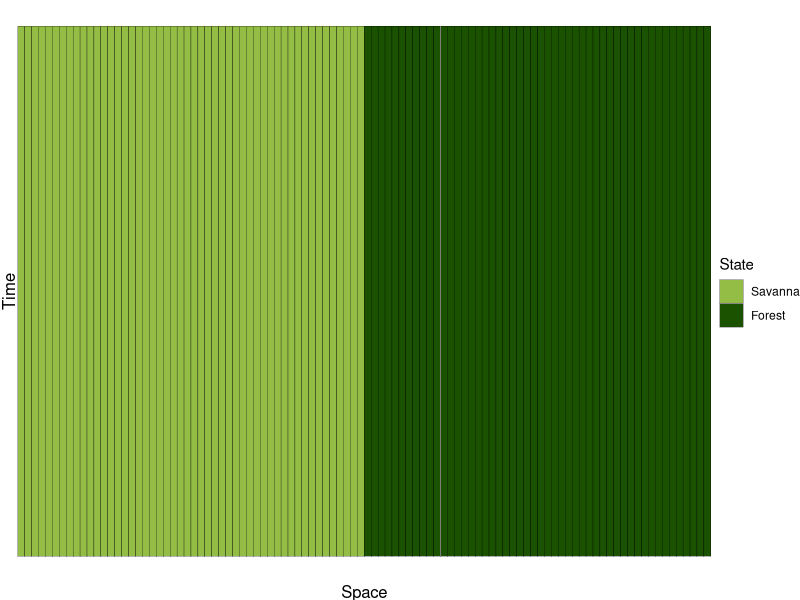
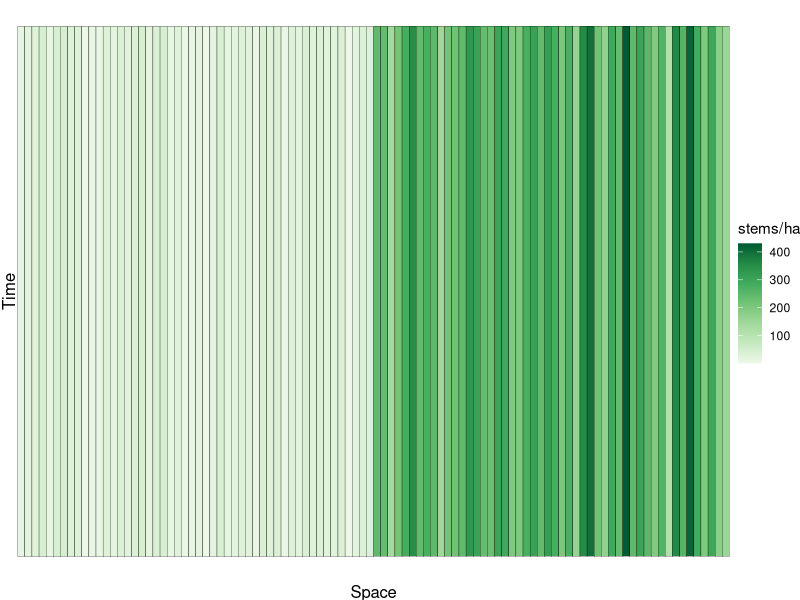
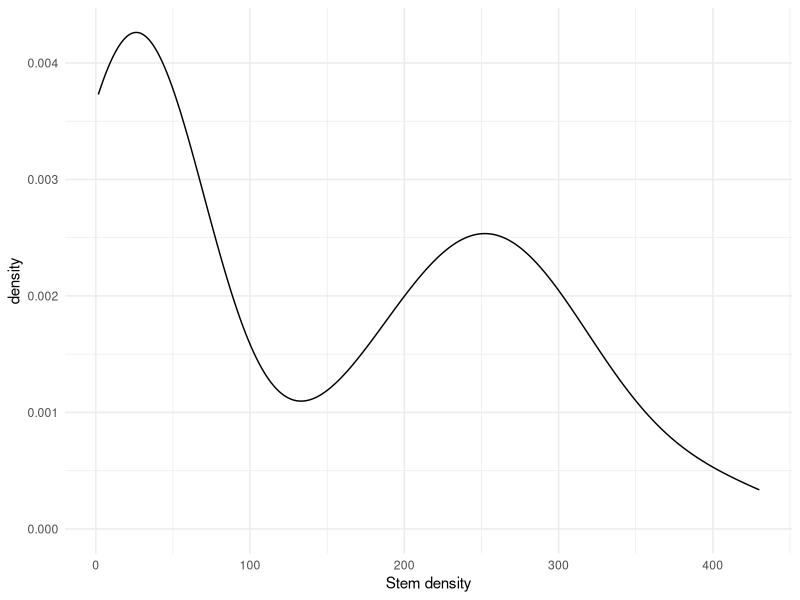
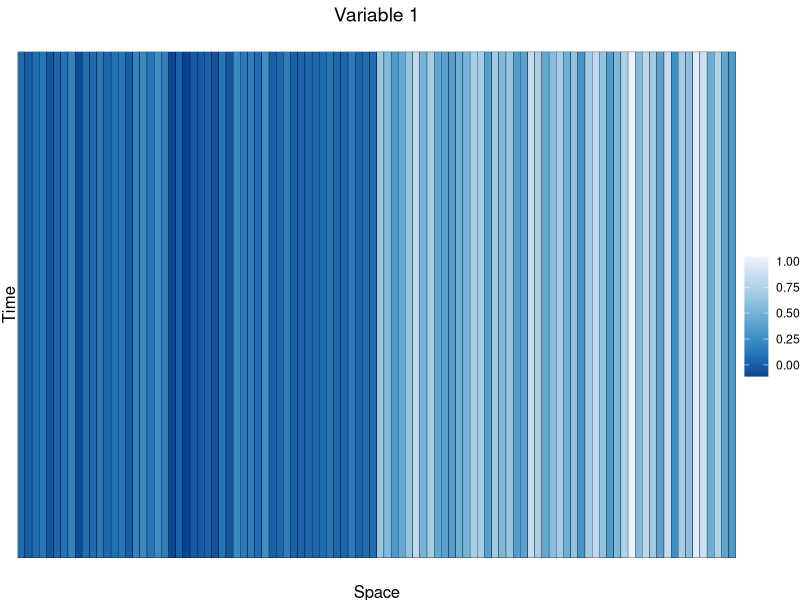
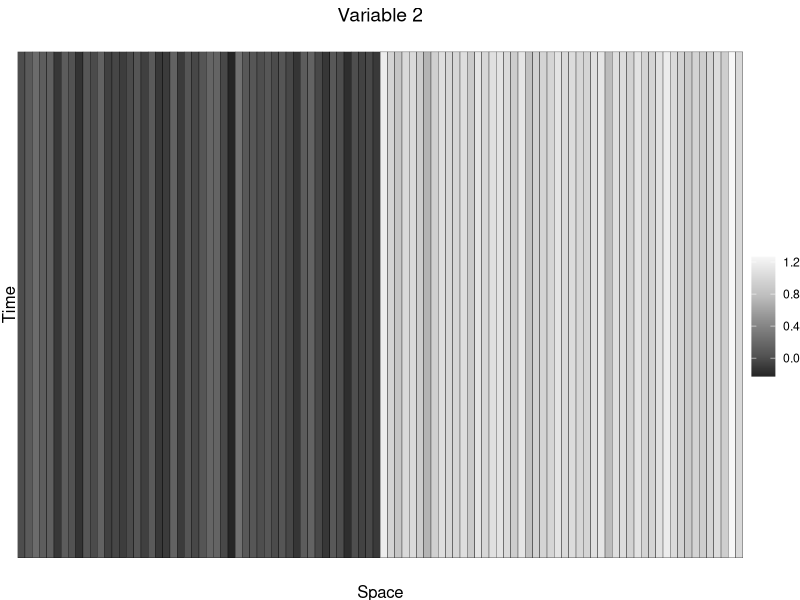
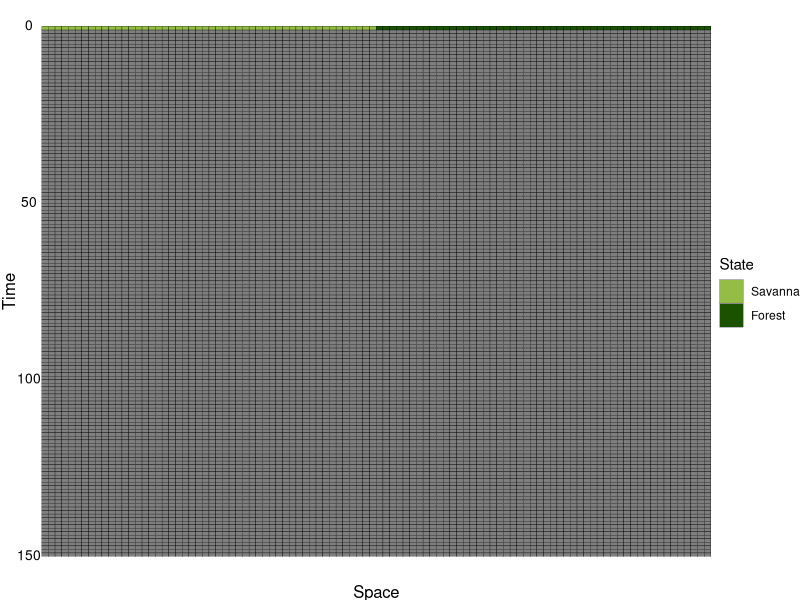
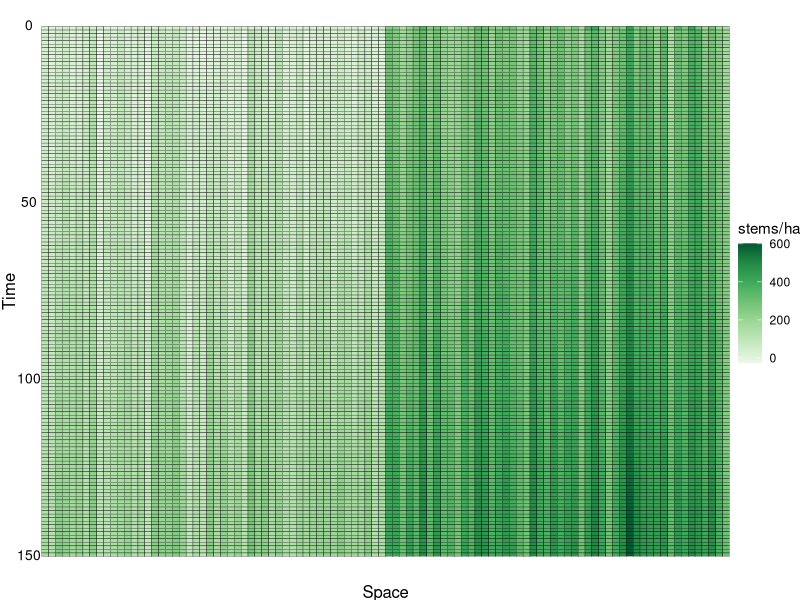
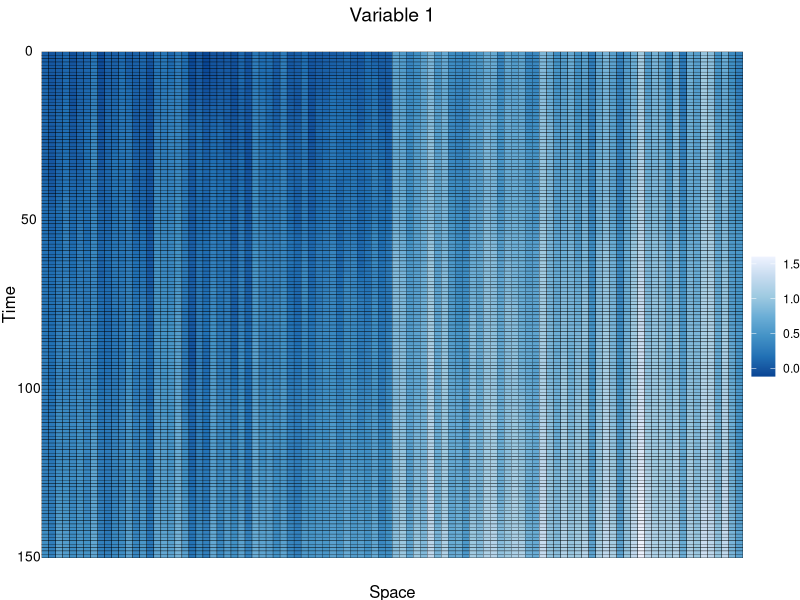

R code for these plots, in order: (Note: this script raises an error after producing the figures.)
#### Simulation 6- alternate
#### Initial stem density is explained by initial environmental
#### conditions, in addition to ecosystem state
#### Environment change influences change in ecosystem state
#### Fewer environmental variables

rm(list = ls())

# Number of locations in 1D space
nloc <- 100
# Number of time steps
ntime <- 150

# Set seed for generating initial conditions
set.seed(1)

#### 1. Define ecosystem initial conditions ####

# Create 0s and 1s defining ecosystem state along left-right axis
binary_response <- c(rep(0, times = nloc/2),
                     rep(1, times = nloc/2))

# Plot to show initial state distribution
ggplot2::ggplot() +
  ggplot2::geom_tile(ggplot2::aes(x = factor(1:nloc),
                                  y = 1,
                                  fill = factor(binary_response)),
                     color = 'black') +
  ggplot2::scale_fill_manual(limits = factor(c(0, 1)),
                             values = c('#94bd46', '#1a5200'),
                             name = 'State',
                             labels = c('Savanna', 'Forest')) +
  ggplot2::xlab('Space') + ggplot2::ylab('Time') +
  ggplot2::theme_void() +
  ggplot2::theme(axis.title = ggplot2::element_text(size = 12),
                 axis.title.y = ggplot2::element_text(angle = 90))

#### 2. Define initial stem density ####

# Generate continuous respones variable (stem density)
# from ecosystem state
cont_response <- c(runif(n = nloc/2, min = 1, max = 47),
                   rnorm(n = nloc/2, mean = 250, sd = 75))

# Plot initial stem density
ggplot2::ggplot() +
  ggplot2::geom_tile(ggplot2::aes(x = factor(1:nloc),
                                  y = 1,
                                  fill = cont_response),
                     color = 'black') +
  ggplot2::scale_fill_distiller(name = 'stems/ha',
                                palette = 'Greens',
                                direction = 1) +
  ggplot2::xlab('Space') + ggplot2::ylab('Time') +
  ggplot2::theme_void() +
  ggplot2::theme(axis.title = ggplot2::element_text(size = 12),
                 axis.title.y = ggplot2::element_text(angle = 90))

# Density plot showing bimodality
ggplot2::ggplot() +
  ggplot2::geom_density(ggplot2::aes(x = cont_response)) +
  ggplot2::xlab('Stem density') +
  ggplot2::theme_minimal()

#### 3. Define environmental conditions ####

# This includes the same gradients describing the ecosystem
## state transition in Simulation 1
## but also includes environmental variables correlated
## with stem density in the first time period
## This is the same as Simulation 2

# Variable correlated with stem density
base_var1 <- scales::rescale(cont_response, to = c(0, 1))

# Add a small amount of random noise
var1 <- base_var1 + rnorm(n = length(base_var1),
                          mean = 0,
                          sd = 0.1)

# Variables with more stark change between locations of
# initial ecosystem states
base_var2 <- c(rep(0, times = nloc/2),
               rep(1, times = nloc/2))

# Add random noise
var2 <- base_var2 + rnorm(n = length(base_var2),
                          mean = 0,
                          sd = 0.1)

## Plot initial values

# Variable 1
ggplot2::ggplot() +
  ggplot2::geom_tile(ggplot2::aes(x = factor(1:nloc),
                                  y = 1,
                                  fill = var1),
                     color = 'black') +
  ggplot2::xlab('Space') + ggplot2::ylab('Time') +
  ggplot2::ggtitle('Variable 1') +
  ggplot2::scale_fill_distiller(name = '',
                                palette = 'Blues') +
  ggplot2::theme_void() +
  ggplot2::theme(axis.title = ggplot2::element_text(size = 12),
                 axis.title.y = ggplot2::element_text(angle = 90),
                 plot.title = ggplot2::element_text(size = 14, hjust = 0.5))

# Variable 2
ggplot2::ggplot() +
  ggplot2::geom_tile(ggplot2::aes(x = factor(1:nloc),
                                  y = 1,
                                  fill = var2),
                     color = 'black') +
  ggplot2::xlab('Space') + ggplot2::ylab('Time') +
  ggplot2::ggtitle('Variable 2') +
  ggplot2::scale_fill_distiller(name = '',
                                palette = 'Greys') +
  ggplot2::theme_void() +
  ggplot2::theme(axis.title = ggplot2::element_text(size = 12),
                 axis.title.y = ggplot2::element_text(angle = 90),
                 plot.title = ggplot2::element_text(size = 14, hjust = 0.5))

#### 4. Define relationship between environment and ecosystem ####
## I define the relationship in two steps: one for
## ecosystem state and one for stem density within the forest

## The first part is equivalent to ecosystem state prediction
## in Simulation 5

# Fit "true" relationship between the binary response
# variable and the environment
# Assuming here that only variables 1 and 4 matter
#true_rel_bin <- glm(factor(binary_response) ~ var1 + var3,
#                    family = 'binomial')
#true_rel_bin <- logistf::logistf(binary_response ~ var1 + var3,
#                                 control = logistf::logistf.control(maxit = 1000))

# Define true betas for binary response
# vars 1 & 5 are the estimates from the fitted model
# var 2-4 are 0
#true_beta_bin <- unname(c(true_rel_bin$coefficients[1], # intercept
#                          true_rel_bin$coefficient[2], # variable 1
#                          0, # variables 2-3
#                          true_rel_bin$coefficients[3])) # variable 4

# Subset only forest and only savanna stem density cells
#only_sav <- cont_response[1:(nloc/2)]
#only_for <- cont_response[(nloc/2+1):nloc]

# Fit "true" relationship between environment and
# the continuous response variable
#true_rel_cont_sav <- lm(only_sav ~ var2[1:(nloc/2)])
#true_rel_cont_for <- lm(only_for ~ var2[(nloc/2+1):nloc])

# Define true betas for continuous response
# var 2 is the estimate from the model
# vars 1 and 3-5 are 0
#true_beta_cont_sav <- unname(c(true_rel_cont_sav$coefficients[1], # intercept
#                               0, # variable 1
#                               true_rel_cont_sav$coefficients[2], # variable 2
#                               0)) # variables 3-5
#true_beta_cont_for <- unname(c(true_rel_cont_for$coefficients[1], # intercept
#                               0, # variable 1
#                               true_rel_cont_for$coefficients[2], # variable 2
#                               0)) # variables 3-5

true_rel <- lm(cont_response ~ var1 + var2)
true_beta <- unname(true_rel$coefficients)

#### 5. Process evolution ####

# Initialize matrices
sim_binary <- matrix(, nrow = ntime,
                     ncol = nloc)
sim_binary[1,] <- binary_response

sim_cont <- matrix(, nrow = ntime,
                   ncol = nloc)
sim_cont[1,] <- cont_response

x1_mat <- x2_mat <- #x3_mat <-
  matrix(, nrow = ntime,
         ncol = nloc)
x1_mat[1,] <- var1
x2_mat[1,] <- var2
#x3_mat[1,] <- var3

# Set seed again
set.seed(1)

# Loop over each row (time step) after initial conditions
for(i in 2:nrow(sim_binary)){
  # Loop over each column (location)
  for(j in 1:ncol(sim_binary)){
    #### Environmental change
    
    # Increasing pattern for variables 1 and 5
    x1_mat[i,j] <- x1_mat[i-1,j] + rnorm(n = 1,
                                         mean = 0.003,
                                         sd = 0.01)
    x2_mat[i,j] <- x2_mat[i-1,j] + rnorm(n = 1,
                                         mean = 0.003,
                                         sd = 0.01)
    
    # Random change for variables 2 and 3
    #x2_mat[i,j] <- x2_mat[i-1,j] + rnorm(n = 1,
    #                                     mean = 0,
    #                                     sd = 0.01)
    
    #### Dependent change in ecosystem state
    
    # Previous ecosystem state
    prev <- sim_binary[i-1,j]
    
    # Ecosystem state is a function of the environment
    # Predicted based on fitted coefficients
    curr_density <- true_beta[1] +
                           true_beta[2] * x1_mat[i,j] +
                           true_beta[3] * x2_mat[i,j]
    
    ## Change in stem density based on ecosystem state
    ## and environmental conditions
    
    # If the state is savanna, use savanna relationship
    #if(curr == 0) curr_density <-
    #  true_beta_cont_sav[1] +
    #  true_beta_cont_sav[2] * x1_mat[i,j] +
    #  true_beta_cont_sav[3] * x2_mat[i,j] +
    #  true_beta_cont_sav[4] * x3_mat[i,j]
    
    # If the state is forest, use forest relationship
    #if(curr == 1) curr_density <-
    #  true_beta_cont_for[1] +
    #  true_beta_cont_for[2] * x1_mat[i,j] +
    #  true_beta_cont_for[3] * x2_mat[i,j] +
    #  true_beta_cont_for[4] * x3_mat[i,j]
    
    # Adjustments to ensure that we maintain bimodality
    #if(curr == 0 & curr_density > 47) curr_density <- 47
    #if(curr == 0 & curr_density < 1) curr_density <- 1
    #if(curr == 1 & curr_density < 150) curr_density <- 150
    
    # Update matrices
    #sim_binary[i,j] <- curr
    sim_cont[i,j] <- curr_density
  }
}

#### 6. Format & visualize ecosystem state ####

# Melt matrix
sim_binary_df <- reshape2::melt(sim_binary)

# Add column names
colnames(sim_binary_df) <- c('time', 'space', 'value')

# Plot change over time
sim_binary_df |>
  ggplot2::ggplot() +
  ggplot2::geom_tile(ggplot2::aes(x = factor(space),
                                  y = time,
                                  fill = factor(value)),
                     color = 'black') +
  ggplot2::scale_fill_manual(limits = factor(c(0, 1)),
                             values = c('#94bd46', '#1a5200'),
                             name = 'State',
                             labels = c('Savanna', 'Forest')) +
  ggplot2::scale_y_reverse() +
  ggplot2::xlab('Space') + ggplot2::ylab('Time') +
  ggplot2::theme_void() +
  ggplot2::theme(axis.title = ggplot2::element_text(size = 12),
                 axis.title.y = ggplot2::element_text(angle = 90),
                 axis.text.y = ggplot2::element_text(size = 10))

nforest <- length(which(dplyr::filter(sim_binary_df, time == ntime)$value == 1)) / nloc * 100
nsavanna <- 100 - nforest
paste0(nforest, '% forest and ', nsavanna, '% savanna')

#### 7. Format & visualize stem density ####

# Melt matrix
sim_cont_df <- reshape2::melt(sim_cont)

# Add column names
colnames(sim_cont_df) <- c('time', 'space', 'value')

# Plot stem density
sim_cont_df |>
  ggplot2::ggplot() +
  ggplot2::geom_tile(ggplot2::aes(x = factor(space),
                                  y = time,
                                  fill = value),
                     color = 'black') +
  ggplot2::scale_y_reverse() +
  ggplot2::scale_fill_distiller(name = 'stems/ha',
                                palette = 'Greens',
                                direction = 1) +
  ggplot2::xlab('Space') + ggplot2::ylab('Time') +
  ggplot2::theme_void() +
  ggplot2::theme(axis.title = ggplot2::element_text(size = 12),
                 axis.title.y = ggplot2::element_text(angle = 90),
                 axis.text.y = ggplot2::element_text(size = 10))

#### 8. Format & visualize environmental variables ####

# Melt matrices
x1_df <- reshape2::melt(x1_mat)
x2_df <- reshape2::melt(x2_mat)
#x3_df <- reshape2::melt(x3_mat)

# Add column names
colnames(x1_df) <- c('time', 'space', 'var1')
colnames(x2_df) <- c('time', 'space', 'var2')
#colnames(x3_df) <- c('time', 'space', 'var3')

## Plot predictor variables over time

# Variable 1
x1_df |>
  ggplot2::ggplot() +
  ggplot2::geom_tile(ggplot2::aes(x = factor(space),
                                  y = time,
                                  fill = var1),
                     color = 'black') +
  ggplot2::scale_fill_distiller(name = '',
                                palette = 'Blues') +
  ggplot2::scale_y_reverse() +
  ggplot2::xlab('Space') + ggplot2::ylab('Time') +
  ggplot2::ggtitle('Variable 1') +
  ggplot2::theme_void() +
  ggplot2::theme(plot.title = ggplot2::element_text(size = 14, hjust = 0.5),
                 axis.title = ggplot2::element_text(size = 12),
                 axis.title.y = ggplot2::element_text(angle = 90),
                 axis.text.y = ggplot2::element_text(size = 10))

# Variable 2
x2_df |>
  ggplot2::ggplot() +
  ggplot2::geom_tile(ggplot2::aes(x = factor(space),
                                  y = time,
                                  fill = var2),
                     color = 'black') +
  ggplot2::scale_fill_distiller(name = '',
                                palette = 'Greys') +
  ggplot2::scale_y_reverse() +
  ggplot2::xlab('Space') + ggplot2::ylab('Time') +
  ggplot2::ggtitle('Variable 2') +
  ggplot2::theme_void() +
  ggplot2::theme(plot.title = ggplot2::element_text(size = 14, hjust = 0.5),
                 axis.title = ggplot2::element_text(size = 12),
                 axis.title.y = ggplot2::element_text(angle = 90),
                 axis.text.y = ggplot2::element_text(size = 10))

# Variable 3
x3_df |>
  ggplot2::ggplot() +
  ggplot2::geom_tile(ggplot2::aes(x = factor(space),
                                  y = time,
                                  fill = var3),
                     color = 'black') +
  ggplot2::scale_fill_distiller(name = '',
                                palette = 'Purples') +
  ggplot2::scale_y_reverse() +
  ggplot2::xlab('Space') + ggplot2::ylab('Time') +
  ggplot2::ggtitle('Variable 3') +
  ggplot2::theme_void() +
  ggplot2::theme(plot.title = ggplot2::element_text(size = 14, hjust = 0.5),
                 axis.title = ggplot2::element_text(size = 12),
                 axis.title.y = ggplot2::element_text(angle = 90),
                 axis.text.y = ggplot2::element_text(size = 10))

#### 9. Save ####

# Combine
simulations <- sim_cont_df |>
  dplyr::rename(density = value) |>
  dplyr::full_join(y = x1_df,
                   by = c('time', 'space')) |>
  dplyr::full_join(y = x2_df,
                   by = c('time', 'space')) #|>
  dplyr::full_join(y = x3_df,
                   by = c('time', 'space'))

# Save
save(simulations,
     file = 'out/simulation/sim6_alt2.RData')
